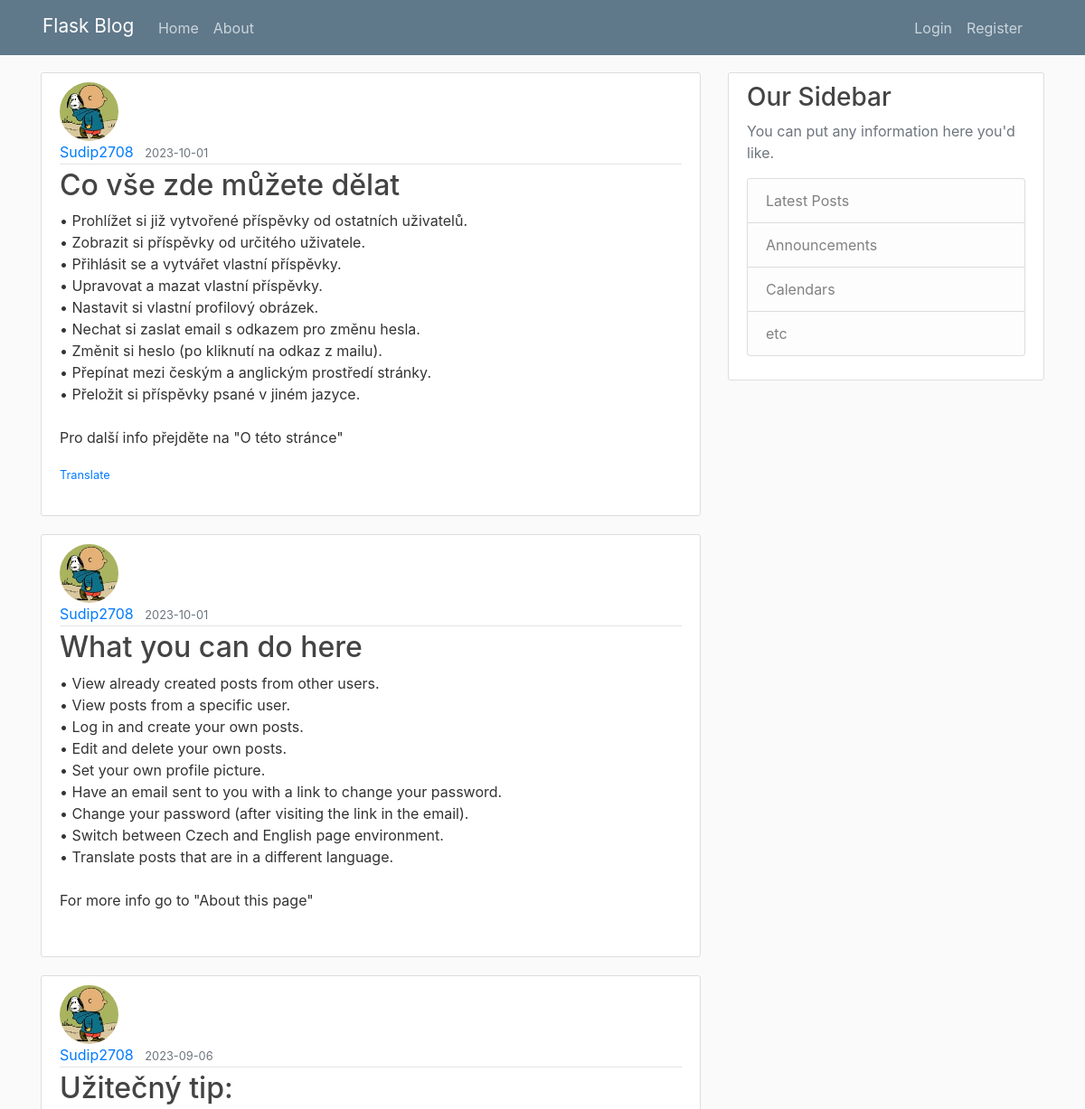
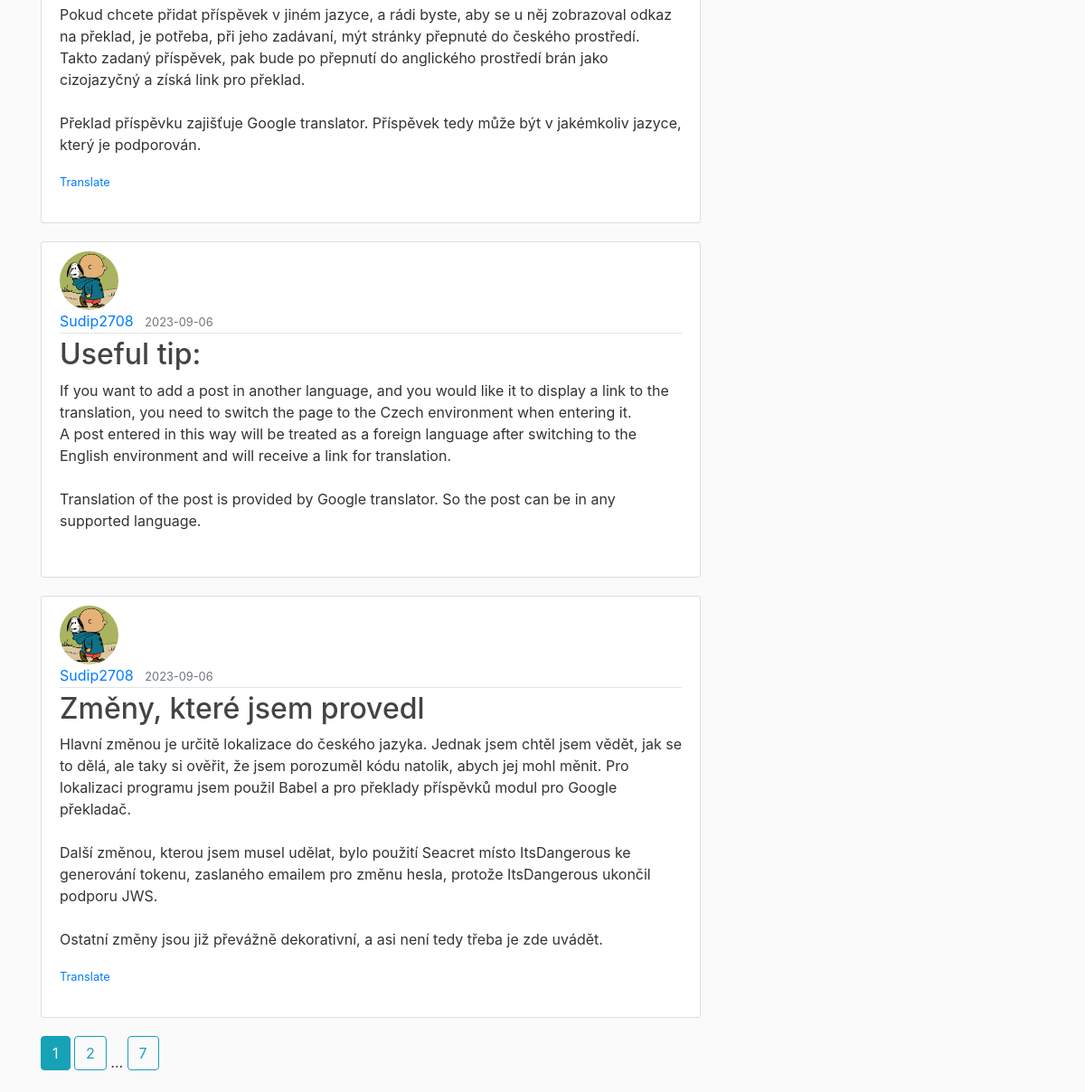
The page /home?page=1 on the database its author committed (2 pictures, top to bottom).
### flaskblog/db_models.py (models this page shows, shortened)
class Post(db.Model):
    id = db.Column(
        db.Integer,
        primary_key=True
    )
    title = db.Column(
        db.String(100),
        nullable=False
    )
    date_posted = db.Column(
        db.DateTime,
        nullable=False,
        default=datetime.utcnow
    )
    content = db.Column(
        db.Text,
        nullable=False
    )
    author_id = db.Column(
        db.Integer,
        db.ForeignKey('user.id'),
        nullable=False
    )
    language = db.Column(
        db.Text,
        nullable=False
    )

class User(db.Model, UserMixin):
    id = db.Column(
        db.Integer,
        primary_key=True
    )
    username = db.Column(
        db.String(20),
        unique=True,
        nullable=False
    )
    email = db.Column(
        db.String(120),
        unique=True,
        nullable=False
    )
    profile_picture = db.Column(
        db.String(20),
        nullable=False,
        default='default.jpg'
    )
    password = db.Column(
        db.String(60),
        nullable=False
    )
    posts = db.relationship(
        'Post',
        backref='author',
        lazy=True
    )

### flaskblog/main/routes.py (the view)
@main.route("/")
@main.route("/home")
def home():
    page = request.args.get('page', 1, type=int)
    posts = Post.query\
        .order_by(Post.date_posted.desc())\
        .paginate(page=page, per_page=5)
    translate = Locale.post_to_translate[:]
    if translate != [None]:
        Locale.post_to_translate = [None]
    return render_template('main_home.html',
        posts=posts,
        language=Locale.current.language,
        translate=translate
    )

### flaskblog/__init__.py (called while the page is built)
def get_locale():
    return Locale.current

### flaskblog/templates/main_home.html
{% extends "layout.html" %}
{% block content %}
    {% for post in posts.items %}
        <article class="media content-section">
            <div class="media-body mb-4">
                <img class="rounded-circle article-img"
                     src="{{ url_for('static', filename='profile_pictures/' + post.author.profile_picture) }}">
                <div class="article-metadata">
                    <a id={{ post.id }} class="mr-2"
                       href="{{ url_for('posts.user_posts', username=post.author.username) }}">
                        {{ post.author.username }}
                    </a>
                    <small class="text-muted">{{ post.date_posted.strftime("%Y-%m-%d") }}</small>
                </div>
                <h2><a class="article-title" href="{{ url_for('posts.post', post_id=post.id) }}">{{ post.title }}</a></h2>
                <p class="article-content">{{ post.content }}</p>
                {% if post.language != language %}
                    <small class="text-muted">
                        <a href="{{ url_for('main.translate', post_id=post.id) }}">{{ _("Translate") }}</a>
                    </small>
                {% endif %}
            </div>
        </article>
    {% endfor %}
    {% for page_num in posts.iter_pages(left_edge=1, right_edge=1, left_current=1, right_current=2) %}
        {% if page_num %}
            {% if posts.page == page_num %}
                <a class="btn btn-info mb-4" href="{{ url_for('main.home', page=page_num) }}">{{ page_num }}</a>
            {% else %}
                <a class="btn btn-outline-info mb-4" href="{{ url_for('main.home', page=page_num) }}">{{ page_num }}</a>
            {% endif %}
        {% else %}
            ...
        {% endif %}
    {% endfor %}
{% endblock content %}

### flaskblog/static/main.css (style rules this page uses)
body { background: #fafafa; color: #333333; margin-top: 5rem; }
h1, h2, h3, h4, h5, h6 { color: #444444; }
.content-section { background: #ffffff; padding: 10px 20px; border: 1px solid #dddddd; border-radius: 3px; margin-bottom: 20px; }
.article-title { color: #444444; }
.article-content { white-space: pre-line; }
.article-img { height: 65px; width: 65px; margin-right: 16px; }
.article-metadata { padding-bottom: 1px; margin-bottom: 4px; border-bottom: 1px solid #e3e3e3 }

### rows shown on the page
Post: profile_picture (picture), author.username "Sudip2708", date_posted "2023-10-01", title "Co vše zde můžete dělat", content "• Prohlížet si již vytvořené příspěvky od ostatních uživatelů. • Zobrazit si příspěvky od určitého uživatele. • Přihlásit se a vytvářet vlastní příspěvky. • Upravovat a mazat vlastní příspěvky. • Nastavit si vlastní profilový obrázek. • Nechat si zaslat email s odkazem pro změnu hesla. • Změnit si heslo (po kliknutí na odkaz z mailu). • Přepínat mezi českým a anglickým prostředí stránky. • Přeložit si příspěvky psané v jiném jazyce. Pro další info přejděte na \"O této stránce\""
Post: profile_picture (picture), author.username "Sudip2708", date_posted "2023-10-01", title "What you can do here", content "• View already created posts from other users. • View posts from a specific user. • Log in and create your own posts. • Edit and delete your own posts. • Set your own profile picture. • Have an email sent to you with a link to change your password. • Change your password (after visiting the link in the email). • Switch between Czech and English page environment. • Translate posts that are in a different language. For more info go to \"About this page\""
Post: profile_picture (picture), author.username "Sudip2708", date_posted "2023-09-06", title "Užitečný tip:", content "Pokud chcete přidat příspěvek v jiném jazyce, a rádi byste, aby se u něj zobrazoval odkaz na překlad, je potřeba, při jeho zadávaní, mýt stránky přepnuté do českého prostředí. Takto zadaný příspěvek, pak bude po přepnutí do anglického prostředí brán jako cizojazyčný a získá link pro překlad. Překlad příspěvku zajišťuje Google translator. Příspěvek tedy může být v jakémkoliv jazyce, který je podporován."
Post: profile_picture (picture), author.username "Sudip2708", date_posted "2023-09-06", title "Useful tip:", content "If you want to add a post in another language, and you would like it to display a link to the translation, you need to switch the page to the Czech environment when entering it. A post entered in this way will be treated as a foreign language after switching to the English environment and will receive a link for translation. Translation of the post is provided by Google translator. So the post can be in any supported language."
Post: profile_picture (picture), author.username "Sudip2708", date_posted "2023-09-06", title "Změny, které jsem provedl", content "Hlavní změnou je určitě lokalizace do českého jazyka. Jednak jsem chtěl jsem vědět, jak se to dělá, ale taky si ověřit, že jsem porozuměl kódu natolik, abych jej mohl měnit. Pro lokalizaci programu jsem použil Babel a pro překlady příspěvků modul pro Google překladač. Další změnou, kterou jsem musel udělat, bylo použití Seacret místo ItsDangerous ke generování tokenu, zaslaného emailem pro změnu hesla, protože ItsDangerous ukončil podporu JWS. Ostatní změny jsou již převážně dekorativní, a asi není tedy třeba je zde uvádět."

### other values the page prints
{{ page_num }} "1"
{{ page_num }} "2" "7"
